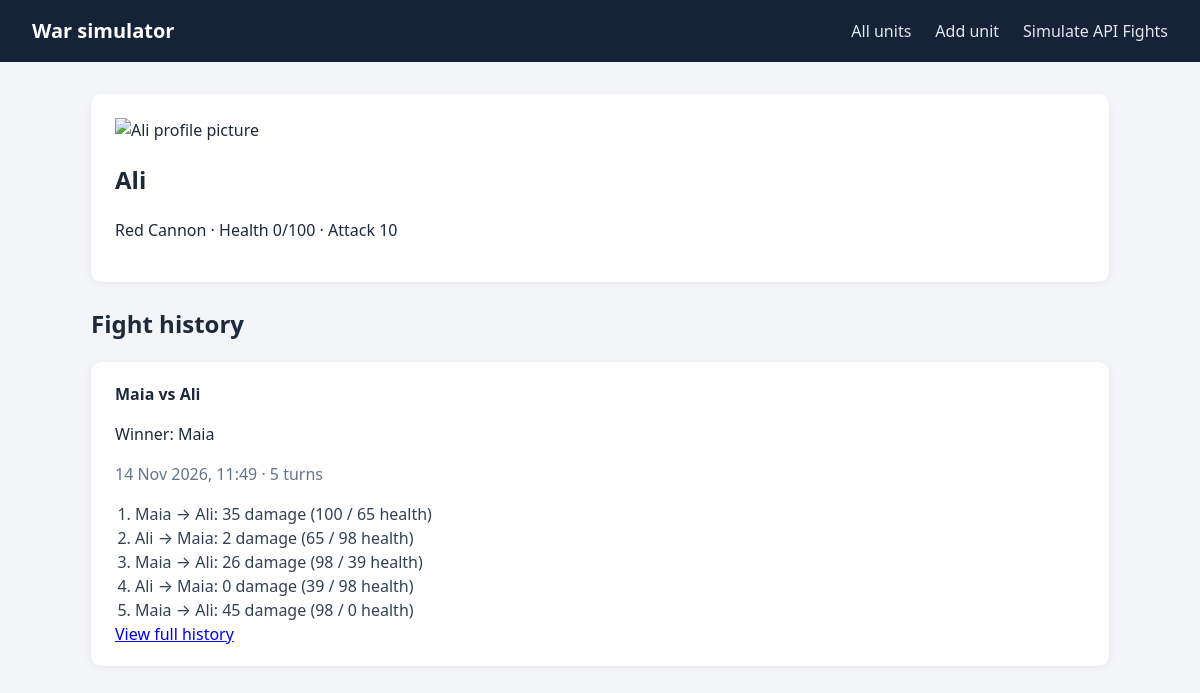
/unit/2, run on the app's committed database.
### units/models.py (models this page shows, shortened)
class Fighter(models.Model):
    class UnitType(models.TextChoices):
        INFANTRY = "infantry", "Infantry"
        CANNON = "cannon", "Cannon"
        CAVALRY = "cavalry", "Cavalry"
        KNIGHT = "knight", "Knight"
    class Team(models.TextChoices):
        BLUE = "blue", "Blue"
        RED = "red", "Red"
    external_id = models.PositiveIntegerField(unique=True, null=True, blank=True)
    name = models.CharField(max_length=100)
    age = models.PositiveSmallIntegerField(null=True, blank=True)
    rank = models.CharField(max_length=32, blank=True, default="")
    unit_type = models.CharField(max_length=16, choices=UnitType.choices)
    team = models.CharField(max_length=8, choices=Team.choices)
    health = models.PositiveSmallIntegerField(
        default=100, validators=[MinValueValidator(0), MaxValueValidator(100)]
    )
    attack_points = models.PositiveSmallIntegerField(
        validators=[MinValueValidator(0), MaxValueValidator(50)]
    )
    profile_image_link = models.URLField()
    class Meta:
        ordering = ["name", "pk"]
        constraints = [
            models.CheckConstraint(
                condition=models.Q(health__gte=0) & models.Q(health__lte=100),
                name="fighter_health_range",
            ),
            models.CheckConstraint(
                condition=models.Q(attack_points__gte=0) & models.Q(attack_points__lte=50),
                name="fighter_attack_range",
            ),
        ]

class Fight(models.Model):
    external_fight_id = models.PositiveIntegerField(unique=True, null=True, blank=True)
    first_fighter = models.ForeignKey(Fighter, on_delete=models.PROTECT, related_name="fights_started")
    second_fighter = models.ForeignKey(Fighter, on_delete=models.PROTECT, related_name="fights_received")
    winner = models.ForeignKey(
        Fighter, null=True, blank=True, on_delete=models.SET_NULL, related_name="won_fights"
    )
    is_stalemate = models.BooleanField(default=False)
    is_simulated = models.BooleanField(default=True)
    created_at = models.DateTimeField(auto_now_add=True)
    class Meta:
        ordering = ["external_fight_id", "-created_at", "-pk"]

class FightTurn(models.Model):
    fight = models.ForeignKey(Fight, on_delete=models.CASCADE, related_name="turns")
    turn_number = models.PositiveIntegerField()
    attacker = models.ForeignKey(Fighter, on_delete=models.PROTECT, related_name="attacks_made")
    defender = models.ForeignKey(Fighter, on_delete=models.PROTECT, related_name="attacks_received")
    damage = models.PositiveSmallIntegerField()
    attacker_health = models.PositiveSmallIntegerField()
    defender_health = models.PositiveSmallIntegerField()
    class Meta:
        ordering = ["turn_number"]
        constraints = [models.UniqueConstraint(fields=["fight", "turn_number"], name="unique_turn_per_fight")]

### units/views.py (the view)
# urls.py: path("unit/<int:pk>", views.unit_detail, name="detail"),
def unit_detail(request, pk):
    fighter = get_object_or_404(Fighter, pk=pk)
    fights = (
        Fight.objects.filter(Q(first_fighter=fighter) | Q(second_fighter=fighter))
        .select_related("first_fighter", "second_fighter", "winner")
        .prefetch_related("turns__attacker", "turns__defender")
    )
    return render(request, "units/unit_detail.html", {"fighter": fighter, "fights": fights})

### units/templates/units/unit_detail.html (shortened to what this page needs)
{% extends "units/base.html" %}
{% block content %}
  <section class="panel">
    <div class="fighter-profile">
      <img class="avatar" src="{{ fighter.profile_image_link }}" alt="{{ fighter.name }} profile picture">
      <div><h1>{{ fighter.name }}</h1><p>{{ fighter.get_team_display }} {{ fighter.get_unit_type_display }} · Health {{ fighter.health }}/100 · Attack {{ fighter.attack_points }}</p></div>
    </div>
  </section>
  <section>
    <h2>Fight history</h2>
    {% for fight in fights %}
      <article class="history-card">
        <strong>{{ fight.first_fighter.name }} vs {{ fight.second_fighter.name }}</strong>
        <p>{% if fight.is_stalemate %}Stalemate: neither fighter can cause damage.{% else %}Winner: {{ fight.winner.name }}{% endif %}</p>
        <p class="muted">{{ fight.created_at|date:"j M Y, H:i" }} · {{ fight.turns.count }} turns</p>
        {% if not fight.is_stalemate %}
          <ol class="turns">
            {% for turn in fight.turns.all %}<li>{{ turn.attacker.name }} → {{ turn.defender.name }}: {{ turn.damage }} damage ({{ turn.attacker_health }} / {{ turn.defender_health }} health)</li>{% endfor %}
          </ol>
        {% endif %}
        <a class="button" href="{% url 'units:fight_detail' fight.pk %}">View full history</a>
      </article>
    {% empty %}<div class="panel"><p>This fighter has not fought yet.</p></div>{% endfor %}
  </section>
{% endblock %}

### units/templates/units/base.html (style rules this page uses)
* { box-sizing: border-box; }
body { margin: 0; font-family: system-ui, -apple-system, Segoe UI, Roboto, sans-serif; background: #f3f5f8; color: #1e293b; line-height: 1.5; }
.panel { background: #fff; border-radius: 10px; padding: 1.5rem; margin-bottom: 1.5rem; box-shadow: 0 2px 8px rgba(15, 23, 42, 0.06); }
.muted { color: #64748b; }
.history-card { background: #fff; border-radius: 10px; padding: 1.25rem 1.5rem; margin-bottom: 1rem; box-shadow: 0 2px 8px rgba(15, 23, 42, 0.06); }
.turns { margin: 0.5rem 0 0; padding-left: 1.25rem; color: #334155; }

### data on the page
Fighter: name "Ali", team "Red", unit_type "Cannon", health "0", attack_points "10"
Fight: first_fighter.name "Maia", second_fighter.name "Ali", winner.name "Maia", created_at "14 Nov 2026, 11:49", turns.count "5"
FightTurn: attacker.name "Maia", defender.name "Ali", damage "35", attacker_health "100", defender_health "65"
FightTurn: attacker.name "Ali", defender.name "Maia", damage "2", attacker_health "65", defender_health "98"
FightTurn: attacker.name "Maia", defender.name "Ali", damage "26", attacker_health "98", defender_health "39"
FightTurn: attacker.name "Ali", defender.name "Maia", damage "0", attacker_health "39", defender_health "98"
FightTurn: attacker.name "Maia", defender.name "Ali", damage "45", attacker_health "98", defender_health "0"
